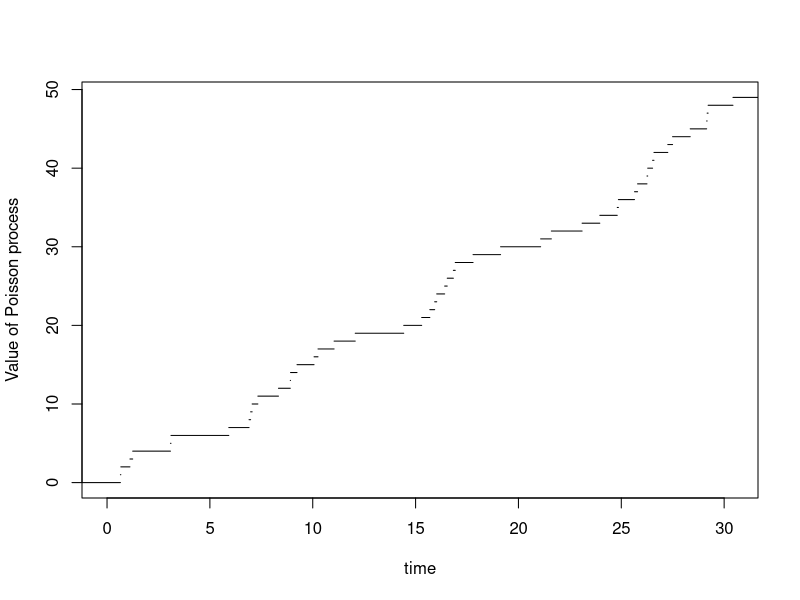

Source code (R):
## ---- chunk 1
# package for calculating matrix exponentials
## ---- chunk 2
# set the seed for generating random variables (for reproducability) 
# set.seed(2019)

# set the rate of the Poisson process/Exponential distribution
lambda <- 2
# number of jumps 
n <- 50
# initialise the jump times
jump_times <- rep(0, lenthought = n)

# note that the first value of the jump_times is already 0
for(i in 2:n){
  jump_times[i] <- jump_times[i - 1] + rexp(1, lambda)
}
jump_times
## ---- chunk 3
jump_times_2 = c(0, cumsum(rexp(n-1, lambda)))
# note that the two generated sample_paths are different, 
# since the Exponential random variables are different.
jump_times_2
## ---- chunk 4
# define the Poisson process as a function
poisson_process <- stepfun(jump_times[2 : 50], seq(0, n - 1, by = 1))
# the first argument of `stepfun` is where the step function jumps
# the second argument is the hight of the step function

# Let us check some values.
# The starting value is 0.
poisson_process(0)
# What is the value of N(3)? (Note that we use jump_times and not jump_times_2)
poisson_process(3)
poisson_process(10)
poisson_process(15)
## ---- chunk 5
# The first jump of the Poisson process is 
first_jump <- jump_times[2]
poisson_process(first_jump - 0.001)
poisson_process(first_jump + 0.001)
## ---- chunk 6
plot(poisson_process, xlab = "time", ylab = "Value of Poisson process", main = NULL,
     verticals = FALSE, do.points = FALSE, xlim = c(0,jump_times[n]))

